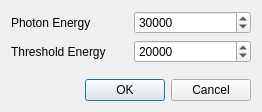
<?xml version="1.0" encoding="UTF-8"?>
<ui version="4.0">
 <class>Dialog</class>
 <widget class="QDialog" name="Dialog">
  <property name="geometry">
   <rect>
    <x>0</x>
    <y>0</y>
    <width>262</width>
    <height>112</height>
   </rect>
  </property>
  <property name="windowTitle">
   <string>Dialog</string>
  </property>
  <layout class="QGridLayout" name="gridLayout">
   <item row="0" column="0">
    <widget class="QLabel" name="label">
     <property name="text">
      <string>Photon Energy</string>
     </property>
    </widget>
   </item>
   <item row="0" column="1">
    <widget class="QSpinBox" name="photon_spin">
     <property name="maximum">
      <number>100000</number>
     </property>
     <property name="singleStep">
      <number>1000</number>
     </property>
     <property name="value">
      <number>30000</number>
     </property>
    </widget>
   </item>
   <item row="1" column="1">
    <widget class="QSpinBox" name="threshold_spin">
     <property name="maximum">
      <number>100000</number>
     </property>
     <property name="singleStep">
      <number>1000</number>
     </property>
     <property name="value">
      <number>20000</number>
     </property>
    </widget>
   </item>
   <item row="3" column="0" colspan="2">
    <widget class="QDialogButtonBox" name="buttonBox">
     <property name="orientation">
      <enum>Qt::Horizontal</enum>
     </property>
     <property name="standardButtons">
      <set>QDialogButtonBox::Cancel|QDialogButtonBox::Ok</set>
     </property>
    </widget>
   </item>
   <item row="1" column="0">
    <widget class="QLabel" name="label_2">
     <property name="text">
      <string>Threshold Energy</string>
     </property>
    </widget>
   </item>
   <item row="2" column="0">
    <spacer name="verticalSpacer">
     <property name="orientation">
      <enum>Qt::Vertical</enum>
     </property>
     <property name="sizeHint" stdset="0">
      <size>
       <width>20</width>
       <height>40</height>
      </size>
     </property>
    </spacer>
   </item>
  </layout>
 </widget>
 <resources/>
 <connections>
  <connection>
   <sender>buttonBox</sender>
   <signal>accepted()</signal>
   <receiver>Dialog</receiver>
   <slot>accept()</slot>
   <hints>
    <hint type="sourcelabel">
     <x>248</x>
     <y>254</y>
    </hint>
    <hint type="destinationlabel">
     <x>157</x>
     <y>274</y>
    </hint>
   </hints>
  </connection>
  <connection>
   <sender>buttonBox</sender>
   <signal>rejected()</signal>
   <receiver>Dialog</receiver>
   <slot>reject()</slot>
   <hints>
    <hint type="sourcelabel">
     <x>316</x>
     <y>260</y>
    </hint>
    <hint type="destinationlabel">
     <x>286</x>
     <y>274</y>
    </hint>
   </hints>
  </connection>
 </connections>
</ui>
